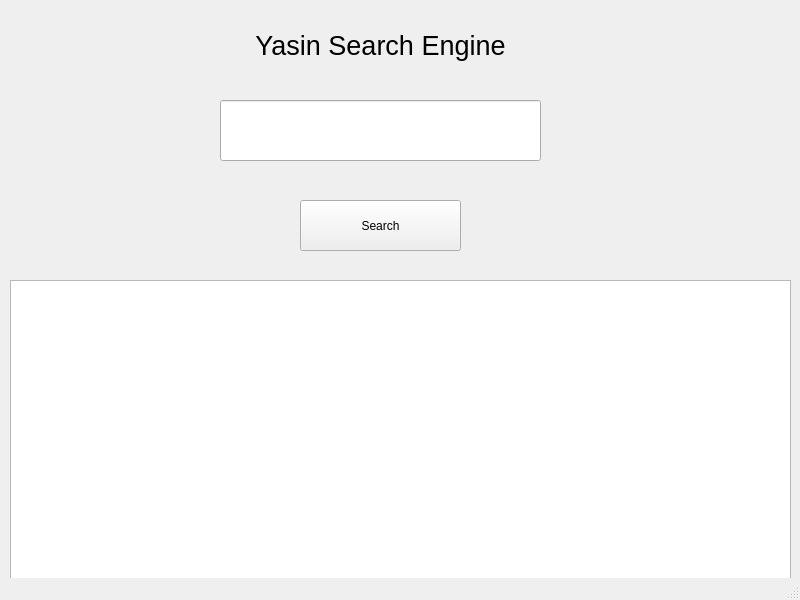
<?xml version="1.0" encoding="UTF-8"?>
<ui version="4.0">
 <class>MainWindow</class>
 <widget class="QMainWindow" name="MainWindow">
  <property name="geometry">
   <rect>
    <x>0</x>
    <y>0</y>
    <width>800</width>
    <height>600</height>
   </rect>
  </property>
  <property name="windowTitle">
   <string>MainWindow</string>
  </property>
  <widget class="QWidget" name="centralwidget">
   <widget class="QPushButton" name="searchButton">
    <property name="geometry">
     <rect>
      <x>300</x>
      <y>200</y>
      <width>161</width>
      <height>51</height>
     </rect>
    </property>
    <property name="text">
     <string>Search</string>
    </property>
   </widget>
   <widget class="QLineEdit" name="query_input">
    <property name="geometry">
     <rect>
      <x>220</x>
      <y>100</y>
      <width>321</width>
      <height>61</height>
     </rect>
    </property>
   </widget>
   <widget class="QTextBrowser" name="searchResult">
    <property name="geometry">
     <rect>
      <x>10</x>
      <y>280</y>
      <width>781</width>
      <height>301</height>
     </rect>
    </property>
   </widget>
   <widget class="QLabel" name="logoImage">
    <property name="geometry">
     <rect>
      <x>230</x>
      <y>20</y>
      <width>301</width>
      <height>51</height>
     </rect>
    </property>
    <property name="font">
     <font>
      <pointsize>20</pointsize>
     </font>
    </property>
    <property name="text">
     <string>Yasin Search Engine</string>
    </property>
    <property name="alignment">
     <set>Qt::AlignCenter</set>
    </property>
   </widget>
  </widget>
  <widget class="QMenuBar" name="menubar">
   <property name="geometry">
    <rect>
     <x>0</x>
     <y>0</y>
     <width>800</width>
     <height>20</height>
    </rect>
   </property>
  </widget>
  <widget class="QStatusBar" name="statusbar"/>
 </widget>
 <resources/>
 <connections>
  <connection>
   <sender>searchButton</sender>
   <signal>clicked()</signal>
   <receiver>query_input</receiver>
   <slot>clear()</slot>
   <hints>
    <hint type="sourcelabel">
     <x>380</x>
     <y>245</y>
    </hint>
    <hint type="destinationlabel">
     <x>375</x>
     <y>150</y>
    </hint>
   </hints>
  </connection>
 </connections>
</ui>
